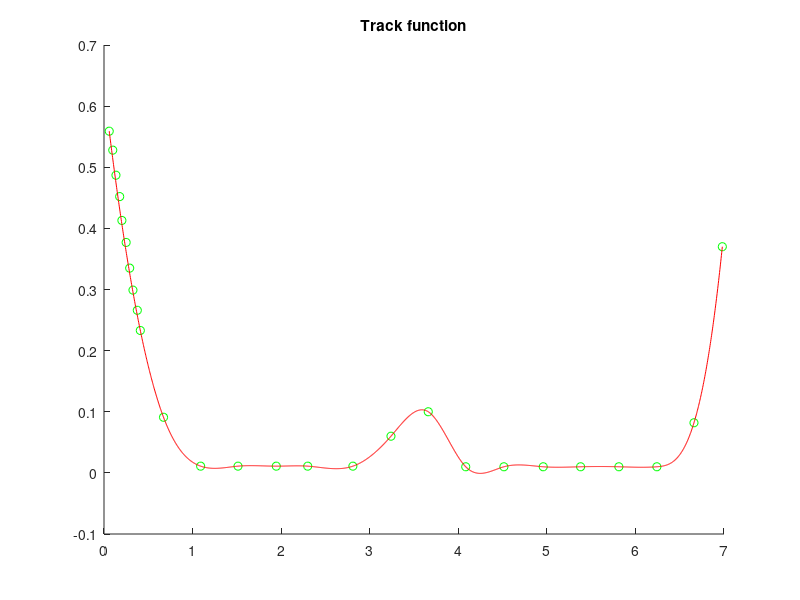
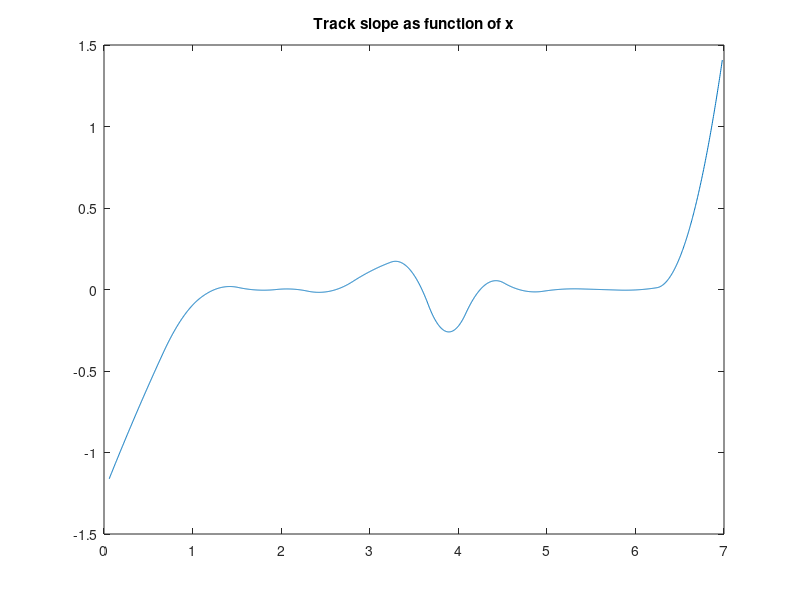
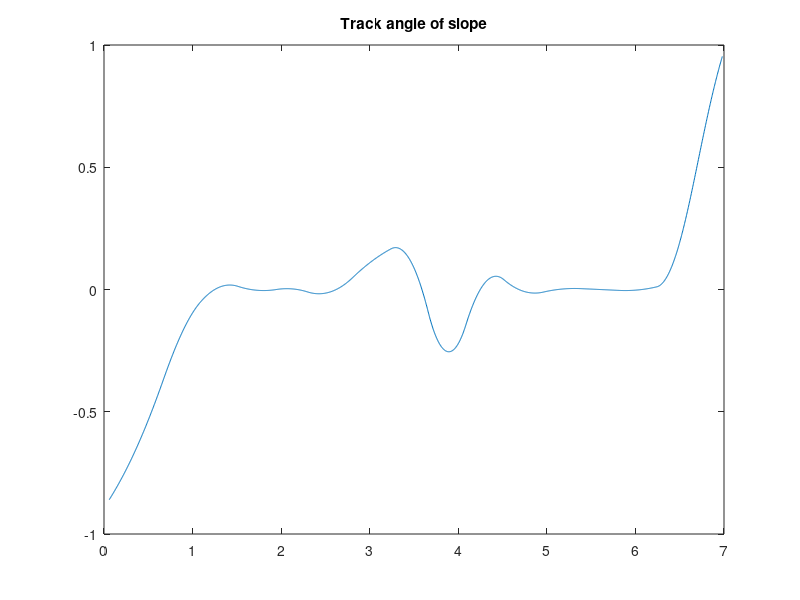
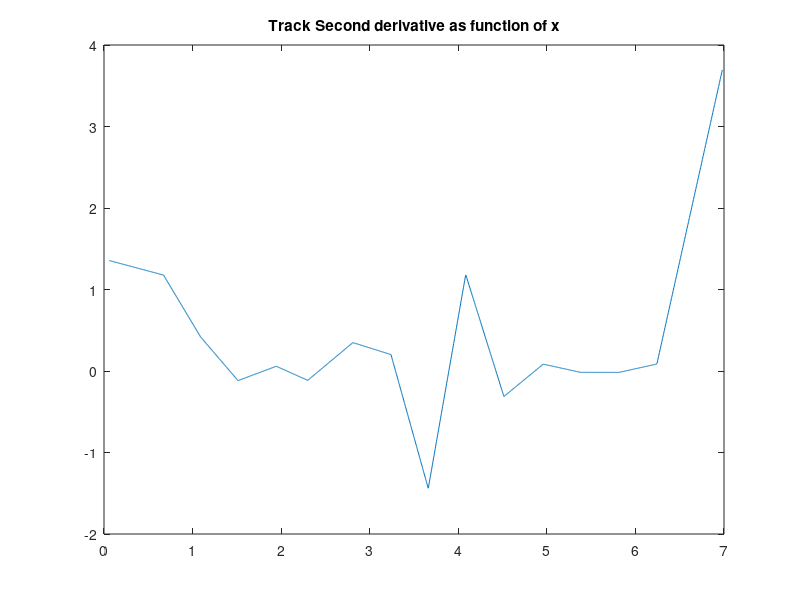

Source code (MATLAB) for these figures, in order: (Note: this script raises an error after producing the figures.)
clear all; close all;
% implemented owners names = 'Patrick','Colin'
% put in your own and add your name to the list
ComputerOwner = 'Patrick';

Folder = 'RollCarCode';
switch ComputerOwner
    case 'Patrick'
        GlobalPath = 'C:\Users\pcarl\Documents\College Things\ME 107\Roll Car\Github Code Repository\';
    case 'Colin'
        GlobalPath = '';
    otherwise
        error('ME107RollCarPhysicsModel: ComputerOwner name %s not found in Possible options.Please add your options to the list',ComputerOwner) 
end
%% Some basic stuff from the beginning
nuair = 1.524e-6; % m^2/s (kinematic viscosity
vnom = 5; % m/s
rnom = .025; % m

Renom = vnom*rnom/nuair; % nominal reynolds number experienced by wheel
%% Make functions for the track
Trackxvals = (1/100)*[5.9,9.9,13.5,17.7,20.2,25,29,32.7,37.6,41,67.2,109.1,151.3,194.5,230.0,281,324,366.1,408.4,451.5,495.9,538.1,581.3,624.2,666.1,698.1];
Trackyvals = (1/100)*[55.9,52.8,48.7,45.2,41.3,37.7,33.5,29.9,26.6,23.3,9.1,1.1,1.1,1.1,1.1,1.1,6,10,1,1,1,1,1,1,8.2,37];
% make polynomial spline
PiecewisePolynomialSpline = spline(Trackxvals([1,10:end]),Trackyvals([1,10:end]));
PiecewisePolynomialSplineDerivative = PiecewisePolynomialSpline;
PiecewisePolynomialSpline2Derivative = PiecewisePolynomialSpline;
% perform matrix multiply derivation of cubic coeficients
PiecewisePolynomialSplineDerivative.coefs = PiecewisePolynomialSpline.coefs*diag([3,2,1],1);
PiecewisePolynomialSpline2Derivative.coefs = PiecewisePolynomialSplineDerivative.coefs*diag([3,2,1],1);
% make simpler ananymous functions
TrackPosition = @(xvals) ppval(PiecewisePolynomialSpline,xvals);
TrackSlope = @(xvals) ppval(PiecewisePolynomialSplineDerivative,xvals);
TrackConcavity = @(xvals) ppval(PiecewisePolynomialSpline2Derivative,xvals);
TrackCurvature = @(xvals) abs(TrackConcavity(xvals))./sqrt(1+TrackSlope(xvals).^2).^3;

integrand = @(x) sqrt(1+TrackSlope(x).^2);
numDeterminers = 100;
determiners = linspace(Trackxvals(1),Trackxvals(end),numDeterminers);
svals = zeros([numDeterminers,1]);
% Change to gauss quadrature for more accuracy and snazzle;
for guava = 2:numDeterminers
    svals(guava) = integral(integrand,determiners(guava-1),determiners(guava));
end
svals = cumsum(svals);

s_to_x = @(s) linterp(svals,determiners,s);
x_to_s = @(x) linterp(determiners,svals,x);

TrackPosition_s = @(s) TrackPosition(s_to_x(s));
TrackSlope_s = @(s) TrackSlope(s_to_x(s));
TrackCurvature_s = @(s) TrackCurvature(s_to_x(s));

% plotting to make sure all is well
interppoints = linspace(Trackxvals(1),Trackxvals(end),2000);

figure()
hold on
plot(Trackxvals,Trackyvals,'go')
plot(interppoints,TrackPosition(interppoints),'r')
title('Track function')
% axis('equal')

figure()
plot(interppoints,TrackSlope(interppoints))
title('Track slope as function of x')

figure()
plot(interppoints,atan(TrackSlope(interppoints)))
title('Track angle of slope')

figure()
plot(interppoints,TrackConcavity(interppoints))
title('Track Second derivative as function of x')

figure()
plot(interppoints,TrackCurvature(interppoints))
title('Track k value as function of x')
%% Make file pipeline in order to efficiently extract data (not implemented)

FileName = 'F111_10_run1.xlsx';
FullFilePath = strcat(GlobalPath,filesep,Folder,filesep,FileName);

%% dynamics model
[Xdata,Ydata,Tdata] = getXY(FullFilePath);
Xdata = Xdata/100;
Ydata = Ydata/100;

% most of these numbers are random at teh moment
m = 1; % kg
rw = .15; % m
rg = .15; % m
mus = .1;
muk = .08;
CD = 0;
CL = 0;

RCDAF = GetRollCarDynamicsFunction(m,rw,rg,mus,muk,CD,CL,TrackPosition_s,TrackSlope_s,TrackCurvature_s);

[tsim,xvectsim] = ode45(RCDAF,[0,25],[.6;0;0;0]);
ssim = xvectsim(:,1);
% ! there is hysterisis in the call to s_to_x so this dumnb thing is
% required. have no clue as to cause fo hysterisis, perhapse how code was
% optimized to run on vector inputs.
xsim = [];
for apple = 1:numel(ssim) 
xsim = [xsim; s_to_x(ssim(apple))];
end
% for good measure ill do this one the same way, yes it is less efficient
% but i don't care. 
ysim = [];
for plum = 1:numel(xsim)
    ysim = [ysim; TrackPosition_s(ssim(plum))];
end

sdot = xvectsim(:,2);
thetadot = xvectsim(:,4);
KineticEnergy = .5*m*sdot.^2 + .5*m*rg^2*thetadot.^2;
PotentialEnergy = m*9.81*ysim;
TotalEnergy = .5*KineticEnergy + PotentialEnergy;

% plot lots of figures to determine if simulation is physical or not

figure();
hold on;
plot(KineticEnergy,'r');
plot(PotentialEnergy,'g');
plot(TotalEnergy,'b')
title('Plots of Energy vs time for simulation')
legend('KE','PE','TE','Location','Best')

figure();
hold on
plot(Tdata,Xdata,'k-x');
plot(tsim,xsim,'r--');
xlabel('Time (s)');
ylabel('x (m)');
title('x vs t');
legend('Data  X Position','Simulation X Position','Location','best')
set(gca,'FontSize',14);

figure();
hold on
plot(Tdata,Ydata,'k-x');
plot(tsim,ysim,'r--')
xlabel('Time (s)');
ylabel('y (m)');
title('y vs t');
legend('Data Y Position','Simulation Y Position','Location','best')
set(gca,'FontSize',14);

% animation to ensure that results "look" right
% pause(1)
% figure()
% for index = 1:numel(tsim)
%     plot(interppoints,TrackPosition(interppoints),'r')
%     hold on
%     plot(xsim(index),ysim(index),'go')
%     hold off
%     pause(.001)
% end
% disp('Graphics are done')







